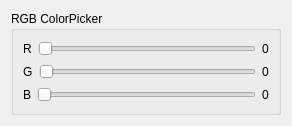
<?xml version="1.0" encoding="UTF-8"?>
<ui version="4.0">
 <class>DuColorPickerForm</class>
 <widget class="QWidget" name="DuColorPickerForm">
  <property name="geometry">
   <rect>
    <x>0</x>
    <y>0</y>
    <width>292</width>
    <height>126</height>
   </rect>
  </property>
  <property name="windowTitle">
   <string>Form</string>
  </property>
  <layout class="QVBoxLayout" name="verticalLayout_2">
   <item>
    <widget class="QGroupBox" name="groupBox">
     <property name="title">
      <string>RGB ColorPicker</string>
     </property>
     <layout class="QVBoxLayout" name="verticalLayout">
      <item>
       <layout class="QHBoxLayout" name="horizontalLayout">
        <item>
         <widget class="QLabel" name="label">
          <property name="text">
           <string>R</string>
          </property>
         </widget>
        </item>
        <item>
         <widget class="QSlider" name="R_Slider">
          <property name="orientation">
           <enum>Qt::Horizontal</enum>
          </property>
         </widget>
        </item>
        <item>
         <widget class="QLabel" name="R_Label">
          <property name="text">
           <string>0</string>
          </property>
         </widget>
        </item>
       </layout>
      </item>
      <item>
       <layout class="QHBoxLayout" name="horizontalLayout_2">
        <item>
         <widget class="QLabel" name="label_2">
          <property name="text">
           <string>G</string>
          </property>
         </widget>
        </item>
        <item>
         <widget class="QSlider" name="G_Slider">
          <property name="orientation">
           <enum>Qt::Horizontal</enum>
          </property>
         </widget>
        </item>
        <item>
         <widget class="QLabel" name="G_Label">
          <property name="text">
           <string>0</string>
          </property>
         </widget>
        </item>
       </layout>
      </item>
      <item>
       <layout class="QHBoxLayout" name="horizontalLayout_3">
        <item>
         <widget class="QLabel" name="label_3">
          <property name="text">
           <string>B</string>
          </property>
         </widget>
        </item>
        <item>
         <widget class="QSlider" name="B_Slider">
          <property name="orientation">
           <enum>Qt::Horizontal</enum>
          </property>
         </widget>
        </item>
        <item>
         <widget class="QLabel" name="B_Label">
          <property name="text">
           <string>0</string>
          </property>
         </widget>
        </item>
       </layout>
      </item>
     </layout>
    </widget>
   </item>
  </layout>
 </widget>
 <resources/>
 <connections/>
</ui>
